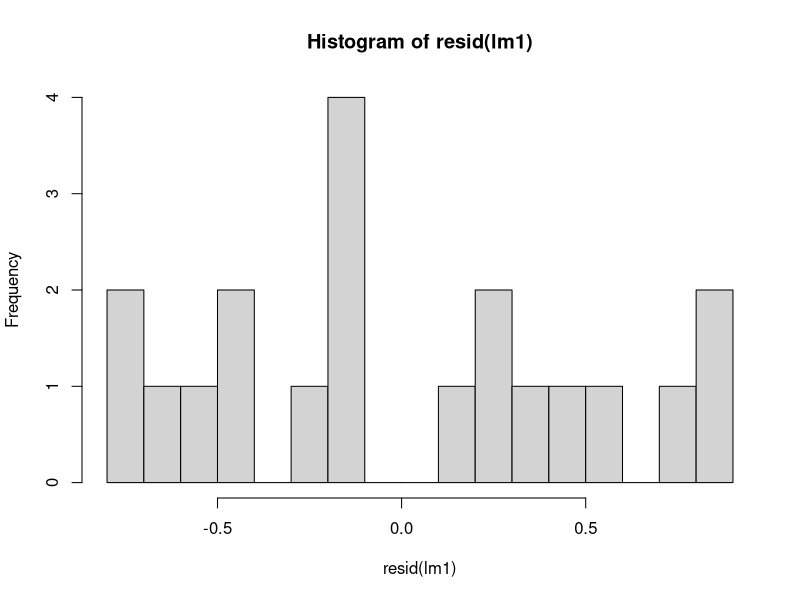
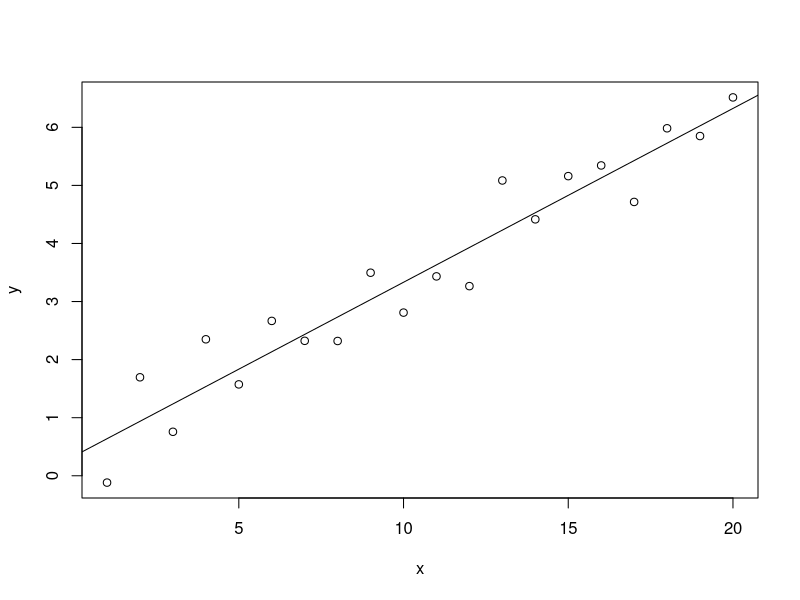
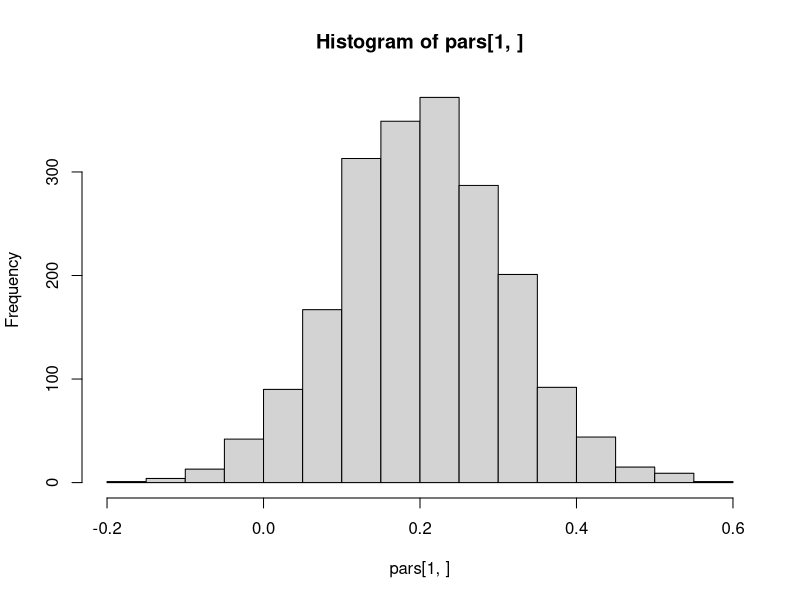
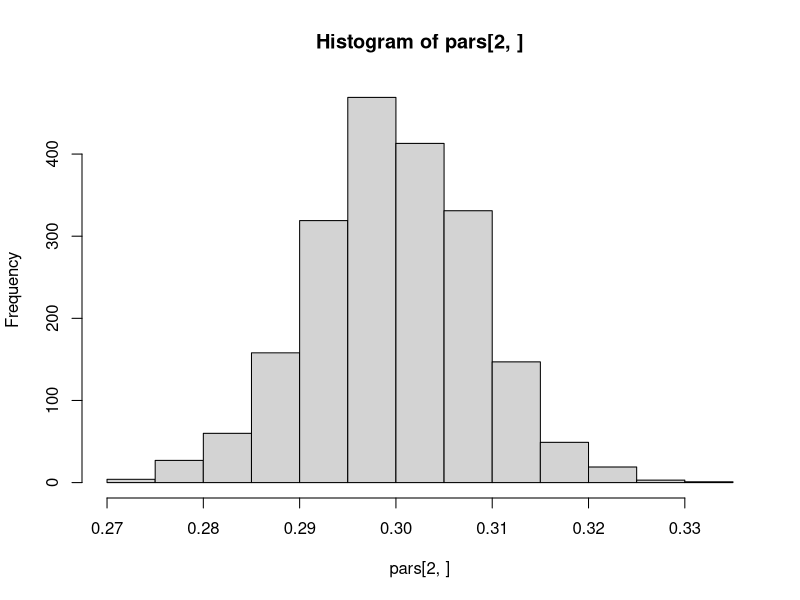
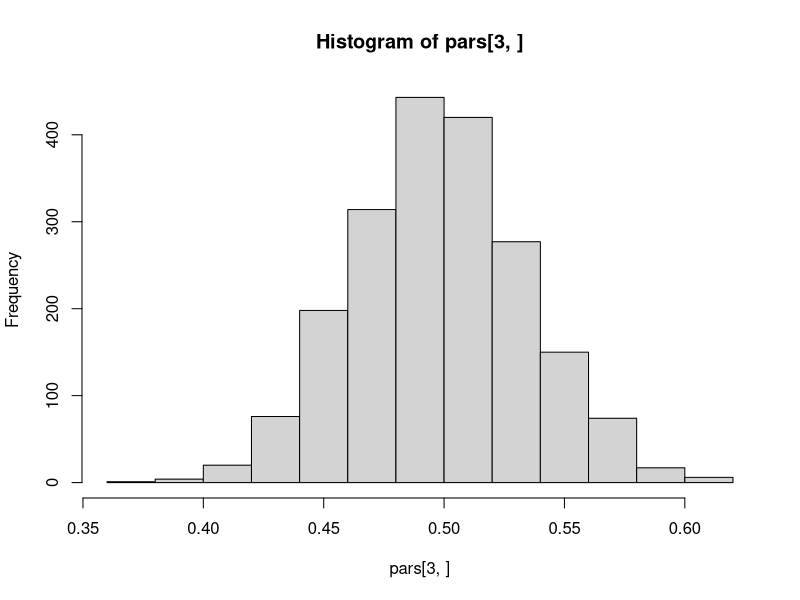
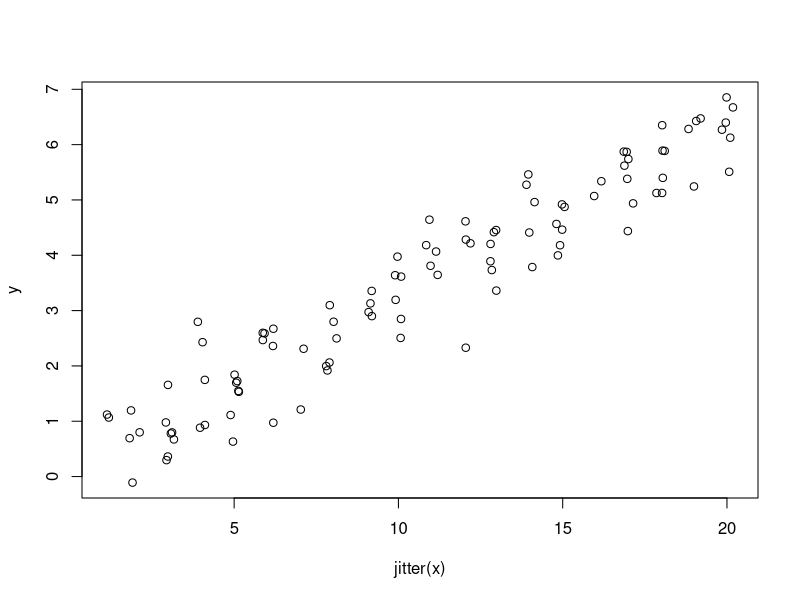
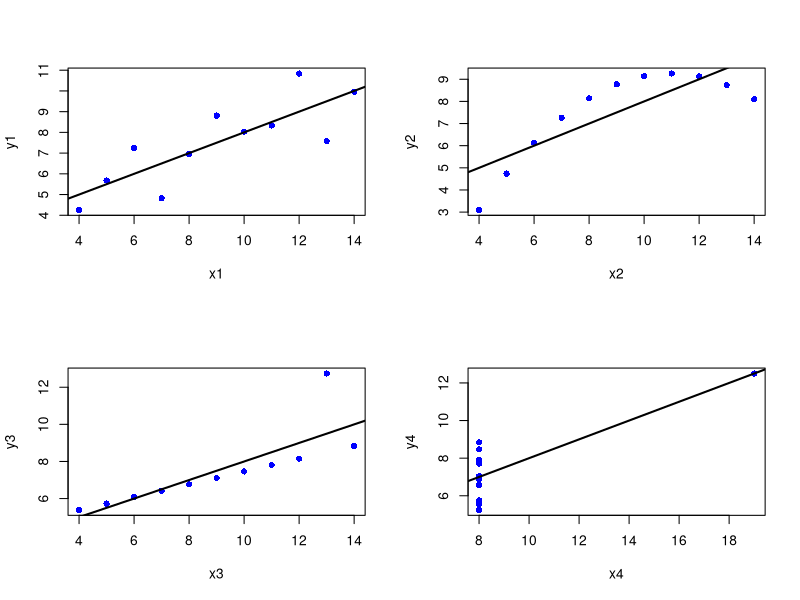
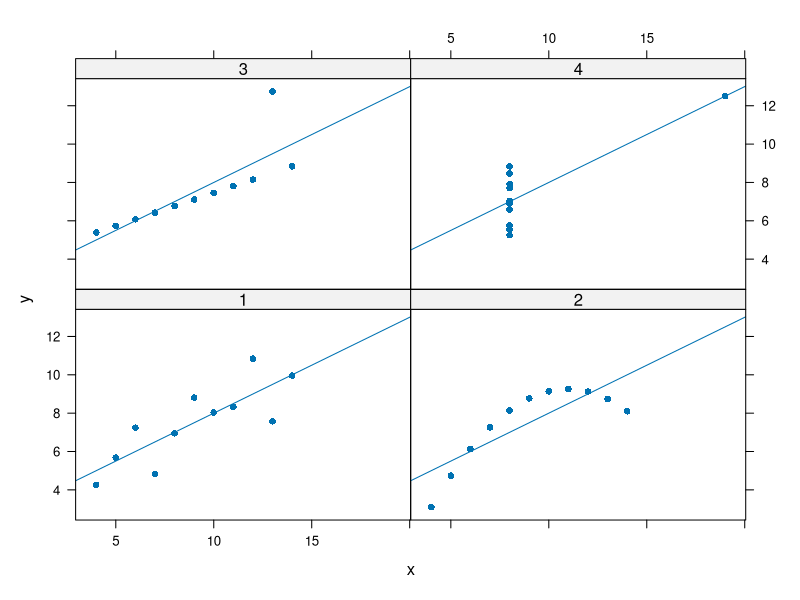

R code for these plots, in order:
## ---- chunk 1
x <- 1:20
n <- length(x)
a <- 0.2
b <- 0.3
sigma <- 0.5
y <- 0.2 + 0.3*x + rnorm(n, sd=sigma)

dat <- data.frame(x, y)

lm1 <- lm(y ~ x, dat)
summary(lm1)

mean(resid(lm1))
sd(resid(lm1))
hist(resid(lm1), breaks=15)

# plot data
plot(y ~ x, dat)
abline(lm1)
## ---- chunk 2
n <- 100 # 40
x0 <- 1:20
x <- sample(x0, n, replace=TRUE)
a <- 0.2
b <- 0.3
sigma <- 0.5
y <- 0.2 + 0.3*x + rnorm(n, sd=sigma)

dat <- data.frame(x, y)

pars <- replicate(2000, {
  ysim <- 0.2 + 0.3*x + rnorm(n, sd=sigma)
  lm1 <- lm(ysim ~ x, dat)
  c(coef(lm1), sigma(lm1))
})

rowMeans(pars)
# standard errors
apply(pars, 1, sd)

hist(pars[1, ])
hist(pars[2, ])
hist(pars[3, ])

plot(y ~ jitter(x), dat)
## ---- chunk 3

data(anscombe)

lm1 <- lm(y1 ~ x1, anscombe)
lm2 <- lm(y2 ~ x2, anscombe)
lm3 <- lm(y3 ~ x3, anscombe)
lm4 <- lm(y4 ~ x4, anscombe)

rbind(coef(lm1), coef(lm2), coef(lm3), coef(lm4))

par(mfrow=c(2,2))
plot(y1 ~ x1, anscombe, pch=16, col="blue")
abline(lm1, lwd=2)
plot(y2 ~ x2, anscombe, pch=16, col="blue")
abline(lm2, lwd=2)
plot(y3 ~ x3, anscombe, pch=16, col="blue")
abline(lm3, lwd=2)
plot(y4 ~ x4, anscombe, pch=16, col="blue")
abline(lm4, lwd=2)

dat <- reshape(anscombe, direction="long", varying=list(1:4, 5:8),
               timevar="reg", v.names=c("x", "y"))[,-4]

lattice::xyplot(y ~ x | as.factor(reg), dat, pch=16, type=c("p", "r"))
lattice::xyplot(y ~ x | as.factor(reg), dat, pch=16, type=c("p", "smooth"))
lattice::xyplot(y ~ x | as.factor(reg), dat, pch=16, type=c("p", "spline"))

par(mfrow=c(2,2))
plot(lm1)
plot(lm2)
plot(lm3)
plot(lm4)
## ---- chunk 4
#--------------- (1) Exercise 1 ---------------

x   <- rnorm(100, mean=1)
y   <- rnorm(100, mean=2)
dat <- data.frame(id=1:200, group=rep(c("x","y"), each=100), score=c(x, y))

rm(x,y)

t1   <- t.test(score ~ group, dat, var.equal=TRUE)
lm1  <- lm(score ~ group, dat)
aov1 <- aov(score ~ group, dat)
(stat <- list(
    coef=matrix(c(t1$estimate, lm1$coef, aov1$coef), 2, 3,
        dimnames=list(NULL, c("ttest", "lm", "aov"))),
    statistics=matrix(c(t=t1$statistic^2, Flm=summary(lm1)$fstatistic[1],
        Faov=unlist(summary(aov1))[7]), 1, 3, dimnames=list(NULL,
        c("t","Flm","Faov"))))
)

#--------------- (2) Exercise 2 ---------------

data(cars)

lm1 <- lm(dist ~ speed, cars)
summary(lm1)

hist(resid(lm1))

par(mfrow=c(2,2))
plot(lm1)

lm2 <- lm(dist ~ speed + I(speed^2), cars)

anova(lm1, lm2)

#--------------- (3) Exercise 3 ---------------

dat <- data.frame(x = 37:43,
                  y = c(2, 3, 10, 25, 34, 36, 39),
                  n = 40)

glm1 <- glm(cbind(y, n-y) ~ x, binomial, dat)

a <- 1 / coef(glm1)[2]
c <- -coef(glm1)[1]/coef(glm1)[2]

newx <- seq(37, 43, .1)
pre <- predict(glm1, data.frame(x=newx), type="response")

plot(y/n ~ x, dat, pch=16, ylab="Probability to say brighter")
lines(pre ~ newx, dat)
abline(v=c, h=.5, lty=3)
text(39, .8, paste("PSE =", round(c,2)))

# goodness-of-fit test
glms <- glm(cbind(y, n-y) ~ factor(x), binomial, dat)
anova(glm1, glms, test="Chisq")

# overdispersion
summary(glm(cbind(y, n-y) ~ x, quasibinomial, dat))
